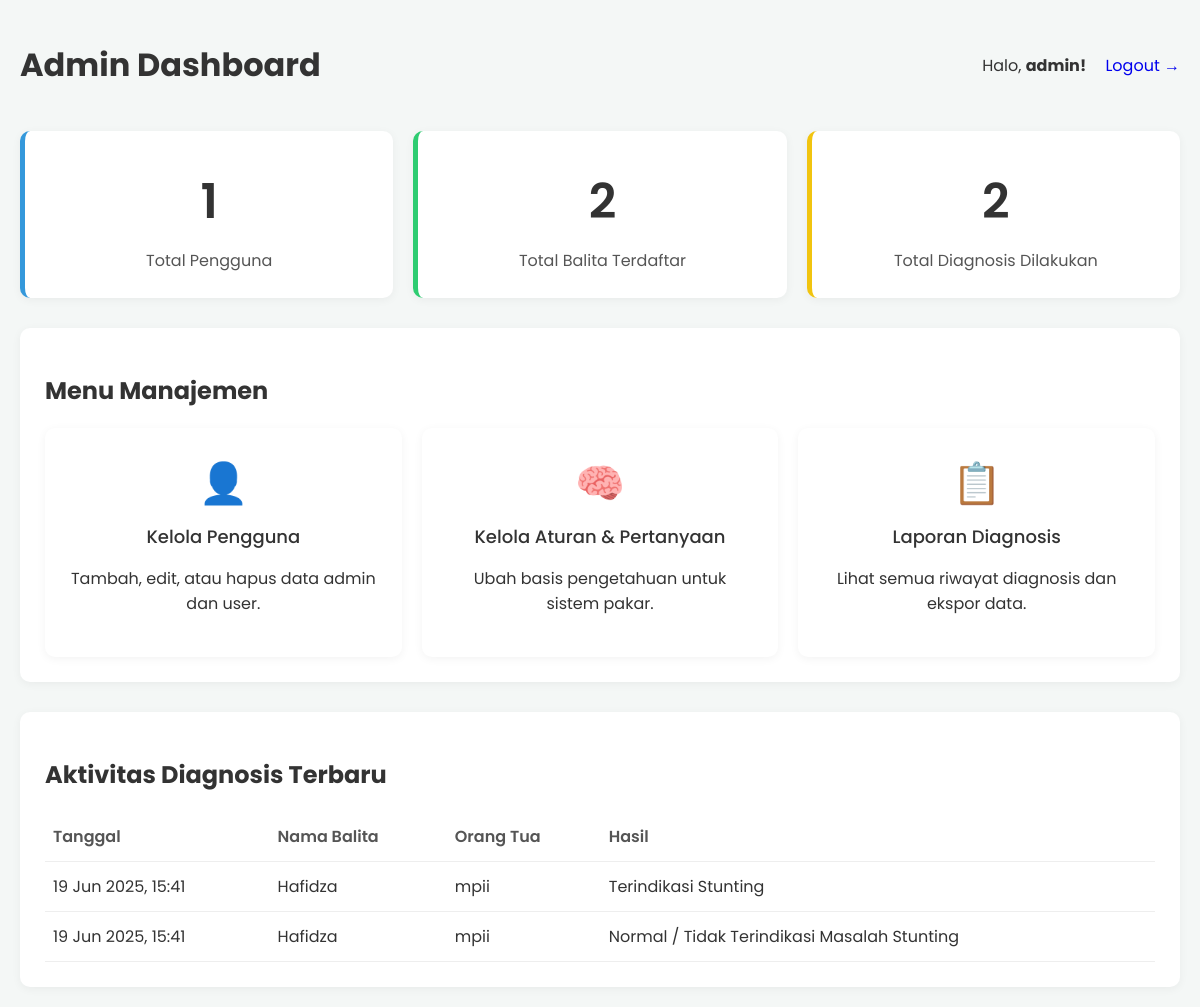
Page /admin/dashboard_admin.php (signed in) on the committed database.
### tables this page shows
CREATE TABLE `hasil_diagnosis` (
  `id_hasil` int(11) NOT NULL,
  `id_balita` int(11) NOT NULL,
  `jawaban` longtext NOT NULL CHECK (json_valid(`jawaban`)),
  `kesimpulan_akhir` varchar(100) NOT NULL,
  `tanggal_diagnosis` timestamp NOT NULL DEFAULT current_timestamp(),
  `catatan_usia_saat_diagnosis` int(3) NOT NULL
);

CREATE TABLE `balita` (
  `id_balita` int(11) NOT NULL,
  `id_user` int(11) NOT NULL,
  `nama_balita` varchar(100) NOT NULL,
  `tanggal_lahir` date NOT NULL,
  `jenis_kelamin` enum('Laki-laki','Perempuan') NOT NULL,
  `alamat` text DEFAULT NULL
);

CREATE TABLE `users` (
  `id_user` int(11) NOT NULL,
  `username` varchar(50) NOT NULL,
  `email` varchar(100) NOT NULL,
  `password` varchar(255) NOT NULL,
  `nama_lengkap_user` varchar(100) NOT NULL,
  `role` enum('user','admin') NOT NULL DEFAULT 'user',
  `tanggal_registrasi` timestamp NOT NULL DEFAULT current_timestamp()
);

### admin/dashboard_admin.php (the view, shortened to what this page needs)
<?php
require '../config/database.php';
$total_users_query = mysqli_query($koneksi, "SELECT COUNT(id_user) as total FROM users WHERE role='user'");
$total_users = mysqli_fetch_assoc($total_users_query)['total'];
$total_balita_query = mysqli_query($koneksi, "SELECT COUNT(id_balita) as total FROM balita");
$total_balita = mysqli_fetch_assoc($total_balita_query)['total'];
$total_diagnosis_query = mysqli_query($koneksi, "SELECT COUNT(id_hasil) as total FROM hasil_diagnosis");
$total_diagnosis = mysqli_fetch_assoc($total_diagnosis_query)['total'];
$recent_diagnosis_query = mysqli_query($koneksi,
    "SELECT h.tanggal_diagnosis, b.nama_balita, u.nama_lengkap_user, h.kesimpulan_akhir
     FROM hasil_diagnosis h
     JOIN balita b ON h.id_balita = b.id_balita
     JOIN users u ON b.id_user = u.id_user
     ORDER BY h.tanggal_diagnosis DESC
     LIMIT 5"
);
?>
<!DOCTYPE html>
<html lang="id">
<head>
    <link rel="stylesheet" href="../assets/style.css">
</head>
<body>
    <div class="container">
        <header class="main-header">
            <h1>Admin Dashboard</h1>
            <div>
                <span>Halo, <strong><?php echo htmlspecialchars($_SESSION['username']); ?>!</strong></span>
                <a href="../logout.php" style="margin-left: 15px; text-decoration: none;">Logout &rarr;</a>
            </div>
        </header>
        <section class="summary-grid">
            <div class="summary-card user">
                <div class="count"><?php echo $total_users; ?></div>
                <div class="title">Total Pengguna</div>
            </div>
            <div class="summary-card balita">
                <div class="count"><?php echo $total_balita; ?></div>
                <div class="title">Total Balita Terdaftar</div>
            </div>
            <div class="summary-card diagnosis">
                <div class="count"><?php echo $total_diagnosis; ?></div>
                <div class="title">Total Diagnosis Dilakukan</div>
            </div>
        </section>
        <section class="content-section">
            <h2>Menu Manajemen</h2>
            <div class="nav-grid">
                <a href="kelola_pengguna.php" class="nav-card">
                    <div class="icon">👤</div>
                    <div class="title">Kelola Pengguna</div>
                    <p>Tambah, edit, atau hapus data admin dan user.</p>
                </a>
                <a href="kelola_aturan.php" class="nav-card">
                    <div class="icon">🧠</div>
                    <div class="title">Kelola Aturan & Pertanyaan</div>
                    <p>Ubah basis pengetahuan untuk sistem pakar.</p>
                </a>
                <a href="laporan_diagnosis.php" class="nav-card">
                    <div class="icon">📋</div>
                    <div class="title">Laporan Diagnosis</div>
                    <p>Lihat semua riwayat diagnosis dan ekspor data.</p>
                </a>
            </div>
        </section>
        <section class="content-section">
            <h2>Aktivitas Diagnosis Terbaru</h2>
            <table class="activity-table">
                <thead>
                    <tr>
                        <th>Tanggal</th>
                        <th>Nama Balita</th>
                        <th>Orang Tua</th>
                        <th>Hasil</th>
                    </tr>
                </thead>
                <tbody>
                    <?php if (mysqli_num_rows($recent_diagnosis_query) > 0): ?>
                        <?php while($row = mysqli_fetch_assoc($recent_diagnosis_query)): ?>
                            <tr>
                                <td><?php echo date('d M Y, H:i', strtotime($row['tanggal_diagnosis'])); ?></td>
                                <td><?php echo htmlspecialchars($row['nama_balita']); ?></td>
                                <td><?php echo htmlspecialchars($row['nama_lengkap_user']); ?></td>
                                <td><?php echo htmlspecialchars($row['kesimpulan_akhir']); ?></td>
                            </tr>
                        <?php endwhile; ?>
                    <?php else: ?>
                        <tr>
                            <td colspan="4" style="text-align: center;">Belum ada aktivitas diagnosis.</td>
                        </tr>
                    <?php endif; ?>
                </tbody>
            </table>
        </section>
    </div>
</body>
</html>

### assets/style.css (style rules this page uses)
body { font-family: 'Poppins', sans-serif; background-color: #f0f4f8; color: #333; display: flex; justify-content: center; align-items: center; min-height: 100vh; margin: 0; padding: 20px; box-sizing: border-box; }
.container { width: 100%; max-width: 600px; }

### admin/dashboard_admin.php (style rules this page uses)
body { background-color: #f4f7f6; }
.container { max-width: 1200px; }
.main-header { display: flex; justify-content: space-between; align-items: center; margin-bottom: 20px; }
.summary-grid, .nav-grid { display: grid; grid-template-columns: repeat(auto-fit, minmax(250px, 1fr)); gap: 20px; }
.summary-card, .nav-card { background-color: white; padding: 25px; border-radius: 10px; box-shadow: 0 2px 10px rgba(0,0,0,0.05); text-align: center; transition: transform 0.2s, box-shadow 0.2s; }
.summary-card .count { font-size: 48px; font-weight: 600; margin: 10px 0; }
.summary-card .title { font-size: 16px; color: #555; }
.summary-card.user { border-left: 5px solid #3498db; }
.summary-card.balita { border-left: 5px solid #2ecc71; }
.summary-card.diagnosis { border-left: 5px solid #f1c40f; }
.nav-card { text-decoration: none; color: #333; }
.nav-card .icon { font-size: 40px; margin-bottom: 10px; }
.nav-card .title { font-size: 18px; font-weight: 500; }
.content-section { background-color: white; padding: 25px; border-radius: 10px; box-shadow: 0 2px 10px rgba(0,0,0,0.05); margin-top: 30px; }
.activity-table { width: 100%; border-collapse: collapse; margin-top: 15px; }
.activity-table th, .activity-table td { border-bottom: 1px solid #eee; padding: 12px 8px; text-align: left; }
.activity-table th { font-weight: 600; color: #555; }

### rows in the picture
hasil_diagnosis: tanggal_diagnosis "19 Jun 2025, 15:41", id_balita.nama_balita "Hafidza", users.nama_lengkap_user "mpii", kesimpulan_akhir "Terindikasi Stunting"
hasil_diagnosis: tanggal_diagnosis "19 Jun 2025, 15:41", id_balita.nama_balita "Hafidza", users.nama_lengkap_user "mpii", kesimpulan_akhir "Normal / Tidak Terindikasi Masalah Stunting"

### other values in the picture
$_SESSION['username'] "admin"
$total_users "1"
$total_balita "2"
$total_diagnosis "2"
